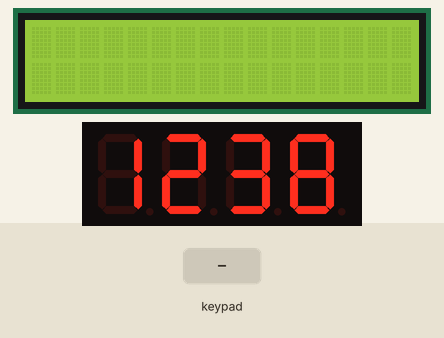
Simulated run of this sketch. Board: Arduino Mega 2560, built with avr-gcc and run on an emulated ATmega2560. On the bench: 16×2 character LCD, 4-digit seven-segment display. The test bench sets the inputs (shaded band). What the sketch prints to the serial monitor is not drawn.

Above: at 2.8 s.
At 5.0 s:
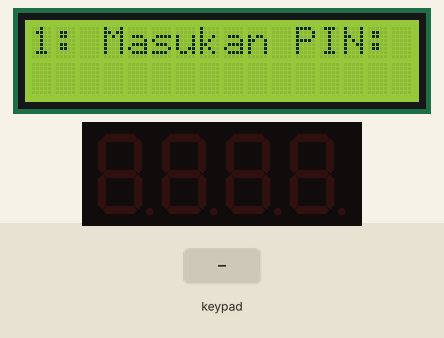
5.1 s: keypad keys 1 3 9 7 2 2 2 2 pressed 0.4 s apart
At 8.1 s:
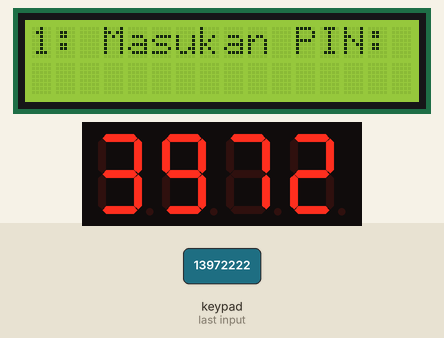
17.9 s: key 'C' pressed
At 18.8 s:
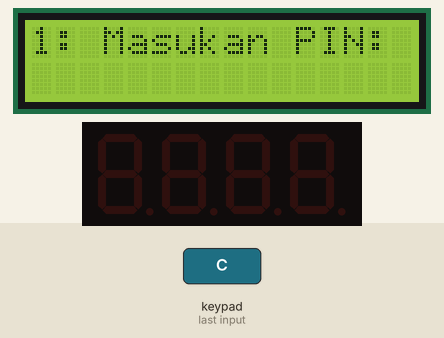
19.4 s: keypad keys 4 4 4 2 4 0 3 8 * pressed 0.4 s apart
At 20.9 s:
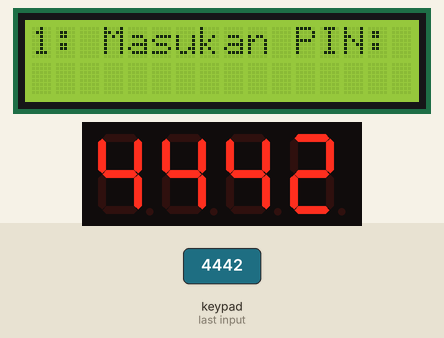
Timing chart, 0 to 22.4 s (numbered marks = the images above; inputs shaded):
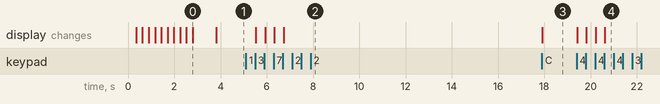

The sketch:

latihan_7sgs_keypad.ino
```cpp
#include <LiquidCrystal.h>
#include <DHT.h>
#include <Keypad.h>
#include <TM1637Display.h>
#include <MsTimer2.h>

#define DHT_PIN 13
#define DHT_TYPE DHT22
#define MERAH 53
#define KUNING 51
#define HIJAU 49
#define BUZZER 45
#define POTENTIO A1
#define CLK 52
#define DIO 50

const byte ROWS = 4;
const byte COLS = 4;
char hexaKeys[ROWS][COLS] = {
  { '1', '2', '3', 'A' },
  { '4', '5', '6', 'B' },
  { '7', '8', '9', 'C' },
  { '*', '0', '#', 'D' }
};

byte rowPins[ROWS] = { 44, 42, 40, 38 };
byte colPins[COLS] = { 36, 34, 32, 30 };
const uint8_t allON[] = { 0xff, 0xff, 0xff, 0xff };
const uint8_t allOFF[] = { 0x00, 0x00, 0x00, 0x00 };

LiquidCrystal lcd(6, 7, 9, 10, 11, 12);
Keypad keypad = Keypad(makeKeymap(hexaKeys), rowPins, colPins, ROWS, COLS);
TM1637Display display = TM1637Display(CLK, DIO);

String pin;
int menu;
void setup() {
  lcd.begin(16, 2);
  Serial.begin(9600);
  keypad.addEventListener(keypadEvent);
  display.setBrightness(5);
  int checksgs = 0000;
  for (checksgs; checksgs <= 9999; checksgs += 1111) {
    display.showNumberDec(checksgs);
    delay(250);
  }
  display.showNumberDec(allON);
  delay(1000);
  display.clear();
  lcd.print("1: Masukan PIN:");
}

void loop() {
  char key = keypad.getKey();
  if(menu == 1){
    while (menu == 1){
      char keyPressed = keypad.waitForKey();
      Serial.println(keyPressed);
      if(keyPressed >= '0' && keyPressed <= '9' && pin.length() < 4){
        pin += keyPressed;
        display.showNumberDec(pin.toFloat());
      }
      if(keyPressed == 'C'){
        pin = "";
        display.clear();
      }
    }
  }

}
void keypadEvent(KeypadEvent key) {
  if (keypad.getState() == PRESSED || keypad.getState() == HOLD) {
    switch (key) {
      case '1':
        menu = 1;
        break;
      case '*':
        menu = 0;
        break;
    }
  }
}
```

Measured:
- after the input at 5.1 s, the display: first changes after 0.43 s (image 2 shows a later state)
- after the input at 17.9 s, the display: changes at once (image 3)
- after the input at 19.4 s, the display: first changes at once (image 4 shows a later state)
- what the display in image 0 shows lasts 1.0 s, from 2.8 s to 3.8 s
